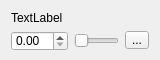
<?xml version="1.0" encoding="UTF-8"?>
<ui version="4.0">
 <class>ScaleControlWidget</class>
 <widget class="QWidget" name="ScaleControlWidget">
  <property name="geometry">
   <rect>
    <x>0</x>
    <y>0</y>
    <width>160</width>
    <height>60</height>
   </rect>
  </property>
  <property name="sizePolicy">
   <sizepolicy hsizetype="Expanding" vsizetype="Fixed">
    <horstretch>0</horstretch>
    <verstretch>0</verstretch>
   </sizepolicy>
  </property>
  <property name="minimumSize">
   <size>
    <width>60</width>
    <height>45</height>
   </size>
  </property>
  <property name="maximumSize">
   <size>
    <width>16777215</width>
    <height>60</height>
   </size>
  </property>
  <property name="windowTitle">
   <string>Form</string>
  </property>
  <layout class="QGridLayout" name="gridLayout">
   <item row="1" column="0">
    <widget class="QDoubleSpinBox" name="spinBox">
     <property name="sizePolicy">
      <sizepolicy hsizetype="Preferred" vsizetype="MinimumExpanding">
       <horstretch>0</horstretch>
       <verstretch>0</verstretch>
      </sizepolicy>
     </property>
     <property name="minimumSize">
      <size>
       <width>0</width>
       <height>20</height>
      </size>
     </property>
    </widget>
   </item>
   <item row="0" column="0">
    <widget class="QLabel" name="label">
     <property name="text">
      <string>TextLabel</string>
     </property>
    </widget>
   </item>
   <item row="1" column="1">
    <widget class="QSlider" name="slider">
     <property name="sizePolicy">
      <sizepolicy hsizetype="Expanding" vsizetype="Preferred">
       <horstretch>0</horstretch>
       <verstretch>0</verstretch>
      </sizepolicy>
     </property>
     <property name="minimumSize">
      <size>
       <width>0</width>
       <height>20</height>
      </size>
     </property>
     <property name="orientation">
      <enum>Qt::Horizontal</enum>
     </property>
    </widget>
   </item>
   <item row="1" column="2">
    <widget class="QToolButton" name="toolButton">
     <property name="text">
      <string>...</string>
     </property>
    </widget>
   </item>
  </layout>
 </widget>
 <resources/>
 <connections/>
</ui>
